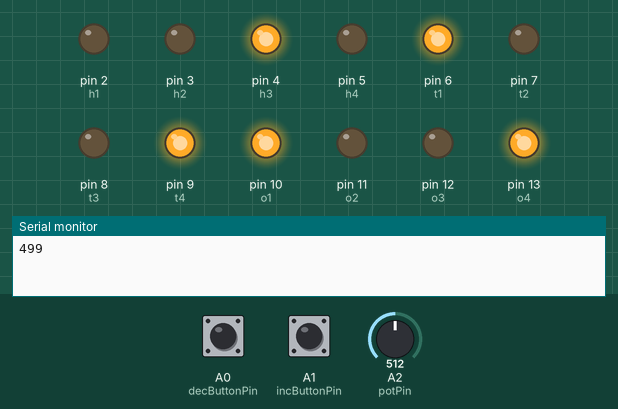
Recording of a sketch running on a simulated Arduino Uno, built with avr-gcc and run on an emulated ATmega328P. Shown: output pins drawn as LEDs (lit = HIGH), the last lines printed to the serial monitor. Dashed ring = blinking. The inputs (shaded band) are chosen by the test bench; at power-on: A0 (decButtonPin) HIGH, A1 (incButtonPin) HIGH, A2 (potPin) = 512.

Above: at 1.2 s.
1.3 s: A0 (decButtonPin) pulled LOW for 1 s
At 2.8 s:
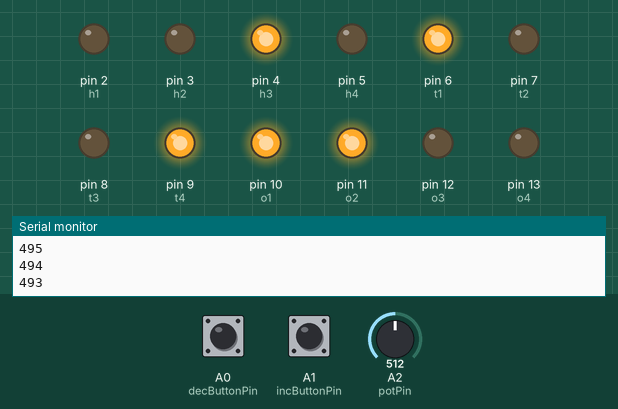
4.3 s: A1 (incButtonPin) pulled LOW for 3.2 s
At 7.9 s:
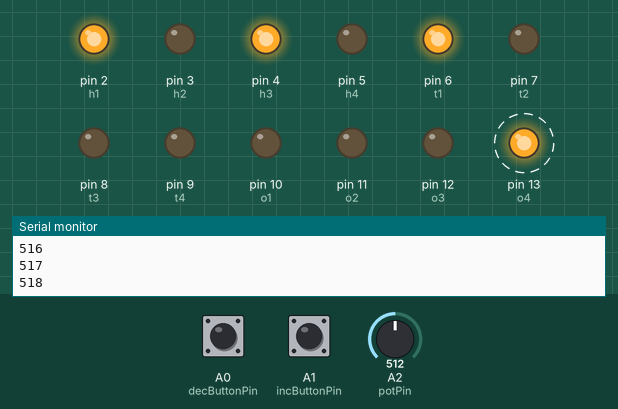
9.0 s: A2 (potPin) set to 390
At 9.9 s:
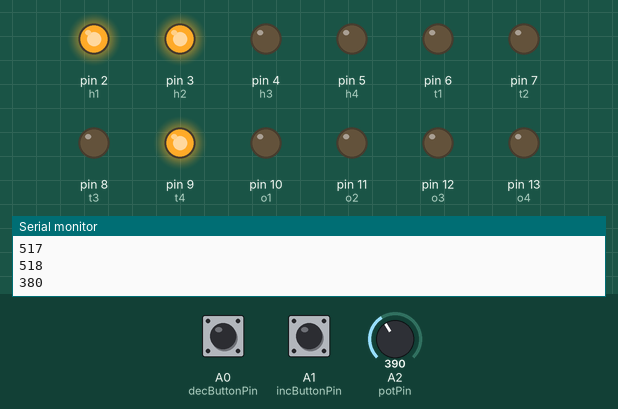
10.5 s: A0 (decButtonPin) pulled LOW for 0.15 s
At 10.8 s:
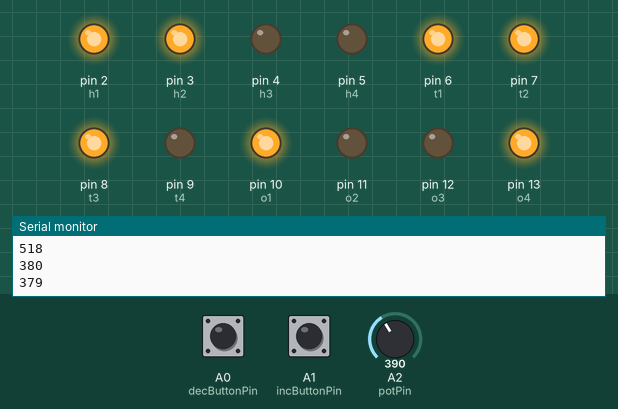
12.1 s: A2 (potPin) set to 410
At 13.3 s:
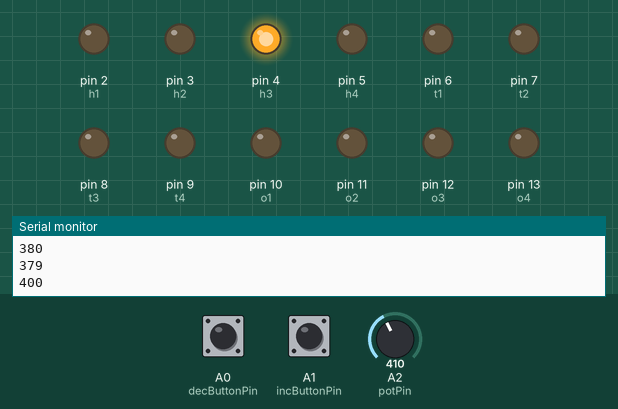
13.6 s: A1 (incButtonPin) pulled LOW for 0.15 s
At 14.4 s:
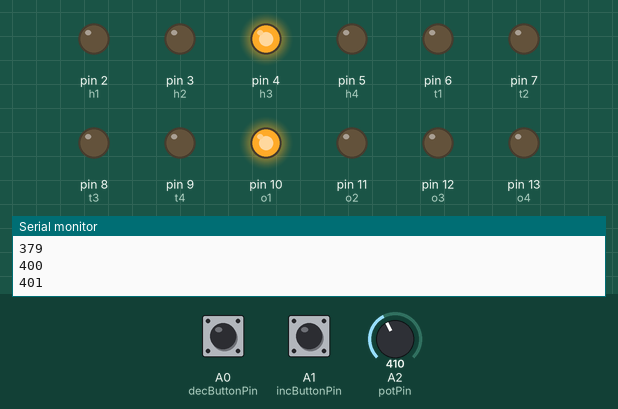
Timing chart, 0 to 16.2 s (numbered marks = the images above; inputs shaded):
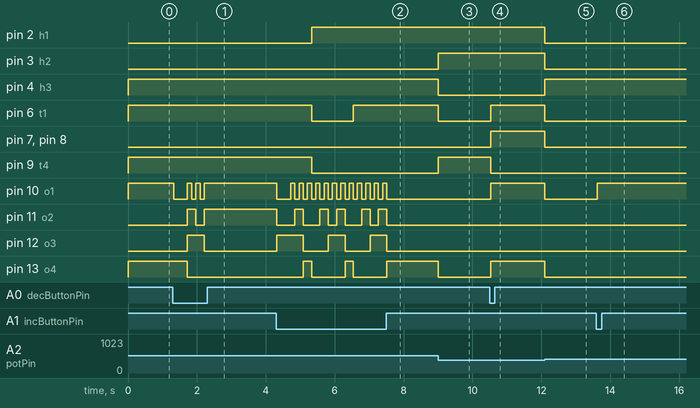

The sketch:

sketch.ino
```cpp
// Digit 1 (hundreds)
const int h1 = 2, h2 = 3, h3 = 4, h4 = 5;
// Digit 2 (tens) BCD inputs
const int t1 = 6, t2 = 7, t3 = 8, t4 = 9;
// Digit 3 (ones)
const int o1 = 10, o2 = 11, o3 = 12, o4 = 13;

// Buttons
const int decButtonPin = A0;
const int incButtonPin = A1;

// Potentiometer
const int potPin = A2;

int count = 0; // 0-999
int lastPotMapped = -1;

// debounce state
bool incLastReading = HIGH, decLastReading = HIGH;
bool incStableState  = HIGH, decStableState  = HIGH;
unsigned long incLastDebounceTime = 0, decLastDebounceTime = 0;
const unsigned long debounceDelay = 25; // ms

// Hold-to-repeat state
unsigned long incPressStart = 0, decPressStart = 0;
unsigned long incLastRepeat = 0, decLastRepeat = 0;
const unsigned long holdThreshold = 400;
const unsigned long repeatInterval = 120;

void setup() {
  pinMode(h1, OUTPUT); pinMode(h2, OUTPUT); pinMode(h3, OUTPUT); pinMode(h4, OUTPUT);
  pinMode(t1, OUTPUT); pinMode(t2, OUTPUT); pinMode(t3, OUTPUT); pinMode(t4, OUTPUT);
  pinMode(o1, OUTPUT); pinMode(o2, OUTPUT); pinMode(o3, OUTPUT); pinMode(o4, OUTPUT);

  pinMode(decButtonPin, INPUT_PULLUP);
  pinMode(incButtonPin, INPUT_PULLUP);

  Serial.begin(9600);
  updateDisplays();
}

void loop() {
  handlePotentiometer();
  handleButton(incButtonPin, incLastReading, incStableState, incLastDebounceTime,
               incPressStart, incLastRepeat, true);
  handleButton(decButtonPin, decLastReading, decStableState, decLastDebounceTime,
               decPressStart, decLastRepeat, false);
}

void handlePotentiometer() {
  int potValue = analogRead(potPin); // 0-1023
  int mapped = map(potValue, 0, 1023, 0, 999);

  if (abs(mapped - lastPotMapped) >= 2) {
    count = mapped;
    lastPotMapped = mapped;
    updateDisplays();
    Serial.println(count);
  }
}

void changeCount(bool isIncrement) {
  if (isIncrement) {
    if (count < 999) count++;
  } else {
    if (count > 0) count--;
  }
  lastPotMapped = map(analogRead(potPin), 0, 1023, 0, 999); // resync pot and it won't snap back
  updateDisplays();
  Serial.println(count);
}

void handleButton(int pin, bool &lastReading, bool &stableState,
                   unsigned long &lastDebounceTime,
                   unsigned long &pressStart, unsigned long &lastRepeat,
                   bool isIncrement) {
  bool reading = digitalRead(pin);

  if (reading != lastReading) {
    lastDebounceTime = millis();
  }

  if ((millis() - lastDebounceTime) > debounceDelay) {
    if (reading != stableState) {
      stableState = reading;
      if (stableState == LOW) {
        changeCount(isIncrement);
        pressStart = millis();
        lastRepeat = millis();
      }
    }
  }

  if (stableState == LOW) {
    unsigned long heldFor = millis() - pressStart;
    if (heldFor > holdThreshold) {
      if (millis() - lastRepeat > repeatInterval) {
        changeCount(isIncrement);
        lastRepeat = millis();
      }
    }
  }

  lastReading = reading;
}

void setBCD(int pinA, int pinB, int pinC, int pinD, int digit) {
  digitalWrite(pinA, digit & 0x01);
  digitalWrite(pinB, (digit >> 1) & 0x01);
  digitalWrite(pinC, (digit >> 2) & 0x01);
  digitalWrite(pinD, (digit >> 3) & 0x01);
}

void updateDisplays() {
  int hundreds = count / 100;
  int tens = (count / 10) % 10;
  int ones = count % 10;

  setBCD(h1, h2, h3, h4, hundreds);
  setBCD(t1, t2, t3, t4, tens);
  setBCD(o1, o2, o3, o4, ones);
}
```

Measured:
- after the input at 1.3 s, pin 10 (o1): HIGH → LOW at once, then repeats every 0.24 s: HIGH 0.12 s, LOW 0.12 s, until it stays HIGH from 2.2 s; pin 11 (o2): LOW → HIGH after 0.43 s, → LOW 0.24 s later, → HIGH 0.24 s later; pin 12 (o3): LOW → HIGH after 0.43 s, → LOW 0.48 s later; pin 13 (o4): HIGH → LOW after 0.43 s
- after the input at 4.3 s, pin 2 (h1): LOW → HIGH after 1.0 s; pin 6 (t1): HIGH → LOW after 1.0 s, → HIGH 1.2 s later
- after the input at 9.0 s, pin 3 (h2), pin 9 (t4): LOW → HIGH at once; pin 4 (h3), pin 6 (t1), pin 13 (o4): HIGH → LOW at once
- after the input at 10.5 s, pin 6 (t1), pin 7 (t2), pin 8 (t3), pin 10 (o1), pin 13 (o4): LOW → HIGH at once; pin 9 (t4): HIGH → LOW at once
- after the input at 12.1 s, pin 2 (h1), pin 3 (h2), pin 6 (t1), pin 7 (t2), pin 8 (t3), pin 10 (o1), pin 13 (o4): HIGH → LOW at once; pin 4 (h3): LOW → HIGH at once
- after the input at 13.6 s, pin 10 (o1): LOW → HIGH at once
